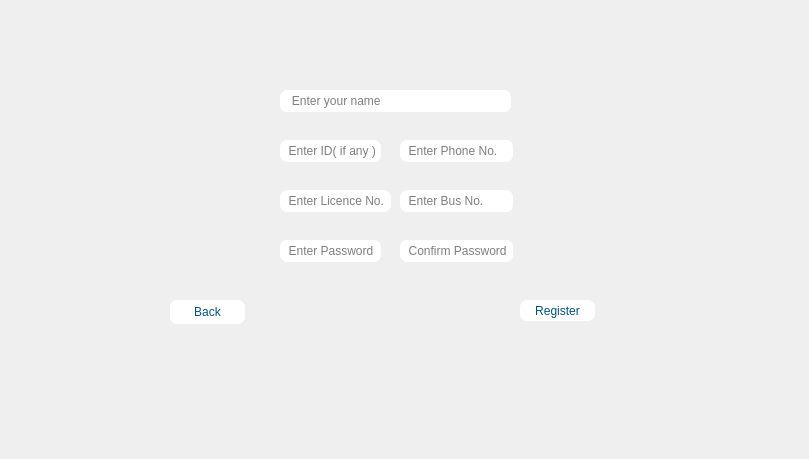
    <widget class="QWidget" name="Reg_dr">
     <widget class="QLineEdit" name="name_dr">
      <property name="geometry">
       <rect>
        <x>280</x>
        <y>90</y>
        <width>231</width>
        <height>22</height>
       </rect>
      </property>
      <property name="styleSheet">
       <string notr="true">background-color: rgb(255, 255, 255);
border-radius: 7px;</string>
      </property>
      <property name="placeholderText">
       <string>   Enter your name</string>
      </property>
     </widget>
     <widget class="QLineEdit" name="id_dr">
      <property name="geometry">
       <rect>
        <x>280</x>
        <y>140</y>
        <width>101</width>
        <height>22</height>
       </rect>
      </property>
      <property name="styleSheet">
       <string notr="true">background-color: rgb(255, 255, 255);
border-radius: 7px;</string>
      </property>
      <property name="placeholderText">
       <string>  Enter ID( if any )</string>
      </property>
     </widget>
     <widget class="QLineEdit" name="phone_dr">
      <property name="geometry">
       <rect>
        <x>400</x>
        <y>140</y>
        <width>113</width>
        <height>22</height>
       </rect>
      </property>
      <property name="styleSheet">
       <string notr="true">background-color: rgb(255, 255, 255);
border-radius: 7px;</string>
      </property>
      <property name="placeholderText">
       <string>  Enter Phone No.</string>
      </property>
     </widget>
     <widget class="QLineEdit" name="lic_dr">
      <property name="geometry">
       <rect>
        <x>280</x>
        <y>190</y>
        <width>111</width>
        <height>22</height>
       </rect>
      </property>
      <property name="styleSheet">
       <string notr="true">
border-radius: 7px;background-color: rgb(255, 255, 255);</string>
      </property>
      <property name="placeholderText">
       <string>  Enter Licence No.</string>
      </property>
     </widget>
     <widget class="QLineEdit" name="bus_dr">
      <property name="geometry">
       <rect>
        <x>400</x>
        <y>190</y>
        <width>113</width>
        <height>22</height>
       </rect>
      </property>
      <property name="styleSheet">
       <string notr="true">
border-radius: 7px;background-color: rgb(255, 255, 255);</string>
      </property>
      <property name="placeholderText">
       <string>  Enter Bus No.</string>
      </property>
     </widget>
     <widget class="QLineEdit" name="pass_dr">
      <property name="geometry">
       <rect>
        <x>280</x>
        <y>240</y>
        <width>101</width>
        <height>22</height>
       </rect>
      </property>
      <property name="styleSheet">
       <string notr="true">
border-radius: 7px;background-color: rgb(255, 255, 255);</string>
      </property>
      <property name="placeholderText">
       <string>  Enter Password</string>
      </property>
     </widget>
     <widget class="QLineEdit" name="con_pass_dr">
      <property name="geometry">
       <rect>
        <x>400</x>
        <y>240</y>
        <width>113</width>
        <height>22</height>
       </rect>
      </property>
      <property name="styleSheet">
       <string notr="true">background-color: rgb(255, 255, 255);
border-radius: 7px;</string>
      </property>
      <property name="placeholderText">
       <string>  Confirm Password</string>
      </property>
     </widget>
     <widget class="QPushButton" name="reg_con_dr">
      <property name="geometry">
       <rect>
        <x>520</x>
        <y>300</y>
        <width>75</width>
        <height>21</height>
       </rect>
      </property>
      <property name="styleSheet">
       <string notr="true">color: rgb(0, 85, 127);
background-color: rgb(255, 255, 255);
font: 700 10pt &quot;Segoe UI&quot;;
border-radius: 7px;</string>
      </property>
      <property name="text">
       <string>Register</string>
      </property>
      <property name="icon">
       <iconset resource="IMAGE.qrc">
        <normaloff>:/pic/images/OK.png</normaloff>:/pic/images/OK.png</iconset>
      </property>
     </widget>
     <widget class="QPushButton" name="back_3">
      <property name="geometry">
       <rect>
        <x>170</x>
        <y>300</y>
        <width>75</width>
        <height>24</height>
       </rect>
      </property>
      <property name="styleSheet">
       <string notr="true">color: rgb(0, 85, 127);
background-color: rgb(255, 255, 255);
font: 700 10pt &quot;Segoe UI&quot;;
border-radius: 7px;</string>
      </property>
      <property name="text">
       <string>Back</string>
      </property>
      <property name="icon">
       <iconset resource="IMAGE.qrc">
        <normaloff>:/pic/images/back.png</normaloff>:/pic/images/back.png</iconset>
      </property>
     </widget>
     <widget class="QLabel" name="label_8">
      <property name="geometry">
       <rect>
        <x>0</x>
        <y>0</y>
        <width>800</width>
        <height>450</height>
       </rect>
      </property>
      <property name="text">
       <string/>
      </property>
      <property name="pixmap">
       <pixmap resource="IMAGE.qrc">:/pic/images/Add Driver.png</pixmap>
      </property>
      <property name="scaledContents">
       <bool>true</bool>
      </property>
     </widget>
     <zorder>label_8</zorder>
     <zorder>name_dr</zorder>
     <zorder>id_dr</zorder>
     <zorder>phone_dr</zorder>
     <zorder>lic_dr</zorder>
     <zorder>bus_dr</zorder>
     <zorder>pass_dr</zorder>
     <zorder>con_pass_dr</zorder>
     <zorder>reg_con_dr</zorder>
     <zorder>back_3</zorder>
    </widget>
